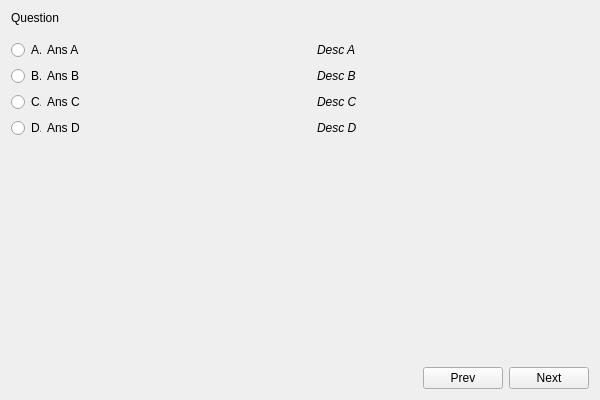
<?xml version="1.0" encoding="UTF-8"?>
<ui version="4.0">
 <class>WQuestion</class>
 <widget class="QWidget" name="WQuestion">
  <property name="geometry">
   <rect>
    <x>0</x>
    <y>0</y>
    <width>600</width>
    <height>400</height>
   </rect>
  </property>
  <property name="maximumSize">
   <size>
    <width>600</width>
    <height>16777215</height>
   </size>
  </property>
  <property name="windowTitle">
   <string>Form</string>
  </property>
  <layout class="QVBoxLayout" name="verticalLayout">
   <item>
    <widget class="QLabel" name="lblQuestion">
     <property name="text">
      <string>Question</string>
     </property>
    </widget>
   </item>
   <item>
    <widget class="QWidget" name="widget" native="true">
     <layout class="QGridLayout" name="gridLayout">
      <property name="leftMargin">
       <number>0</number>
      </property>
      <item row="0" column="0">
       <widget class="QRadioButton" name="rbA">
        <property name="maximumSize">
         <size>
          <width>30</width>
          <height>16777215</height>
         </size>
        </property>
        <property name="text">
         <string>A.</string>
        </property>
       </widget>
      </item>
      <item row="0" column="2">
       <widget class="QLabel" name="lblA">
        <property name="font">
         <font>
          <italic>true</italic>
         </font>
        </property>
        <property name="text">
         <string>Desc A</string>
        </property>
        <property name="wordWrap">
         <bool>true</bool>
        </property>
       </widget>
      </item>
      <item row="1" column="2">
       <widget class="QLabel" name="lblB">
        <property name="font">
         <font>
          <italic>true</italic>
         </font>
        </property>
        <property name="text">
         <string>Desc B</string>
        </property>
        <property name="wordWrap">
         <bool>true</bool>
        </property>
       </widget>
      </item>
      <item row="2" column="0">
       <widget class="QRadioButton" name="rbC">
        <property name="maximumSize">
         <size>
          <width>30</width>
          <height>16777215</height>
         </size>
        </property>
        <property name="text">
         <string>C.</string>
        </property>
       </widget>
      </item>
      <item row="1" column="0">
       <widget class="QRadioButton" name="rbB">
        <property name="maximumSize">
         <size>
          <width>30</width>
          <height>16777215</height>
         </size>
        </property>
        <property name="text">
         <string>B.</string>
        </property>
       </widget>
      </item>
      <item row="2" column="2">
       <widget class="QLabel" name="lblC">
        <property name="font">
         <font>
          <italic>true</italic>
         </font>
        </property>
        <property name="text">
         <string>Desc C</string>
        </property>
        <property name="wordWrap">
         <bool>true</bool>
        </property>
       </widget>
      </item>
      <item row="3" column="2">
       <widget class="QLabel" name="lblD">
        <property name="font">
         <font>
          <italic>true</italic>
         </font>
        </property>
        <property name="text">
         <string>Desc D</string>
        </property>
        <property name="wordWrap">
         <bool>true</bool>
        </property>
       </widget>
      </item>
      <item row="3" column="0">
       <widget class="QRadioButton" name="rbD">
        <property name="maximumSize">
         <size>
          <width>30</width>
          <height>16777215</height>
         </size>
        </property>
        <property name="text">
         <string>D.</string>
        </property>
       </widget>
      </item>
      <item row="0" column="1">
       <widget class="QLabel" name="lblAnsA">
        <property name="text">
         <string>Ans A</string>
        </property>
        <property name="wordWrap">
         <bool>true</bool>
        </property>
       </widget>
      </item>
      <item row="1" column="1">
       <widget class="QLabel" name="lblAnsB">
        <property name="text">
         <string>Ans B</string>
        </property>
        <property name="wordWrap">
         <bool>true</bool>
        </property>
       </widget>
      </item>
      <item row="2" column="1">
       <widget class="QLabel" name="lblAnsC">
        <property name="text">
         <string>Ans C</string>
        </property>
        <property name="wordWrap">
         <bool>true</bool>
        </property>
       </widget>
      </item>
      <item row="3" column="1">
       <widget class="QLabel" name="lblAnsD">
        <property name="text">
         <string>Ans D</string>
        </property>
        <property name="wordWrap">
         <bool>true</bool>
        </property>
       </widget>
      </item>
     </layout>
    </widget>
   </item>
   <item>
    <spacer name="verticalSpacer">
     <property name="orientation">
      <enum>Qt::Vertical</enum>
     </property>
     <property name="sizeHint" stdset="0">
      <size>
       <width>20</width>
       <height>40</height>
      </size>
     </property>
    </spacer>
   </item>
   <item>
    <layout class="QHBoxLayout" name="horizontalLayout">
     <item>
      <spacer name="horizontalSpacer">
       <property name="orientation">
        <enum>Qt::Horizontal</enum>
       </property>
       <property name="sizeHint" stdset="0">
        <size>
         <width>40</width>
         <height>20</height>
        </size>
       </property>
      </spacer>
     </item>
     <item>
      <widget class="QPushButton" name="pbPrev">
       <property name="text">
        <string>Prev</string>
       </property>
      </widget>
     </item>
     <item>
      <widget class="QPushButton" name="pbNext">
       <property name="text">
        <string>Next</string>
       </property>
      </widget>
     </item>
    </layout>
   </item>
  </layout>
 </widget>
 <resources/>
 <connections/>
</ui>
